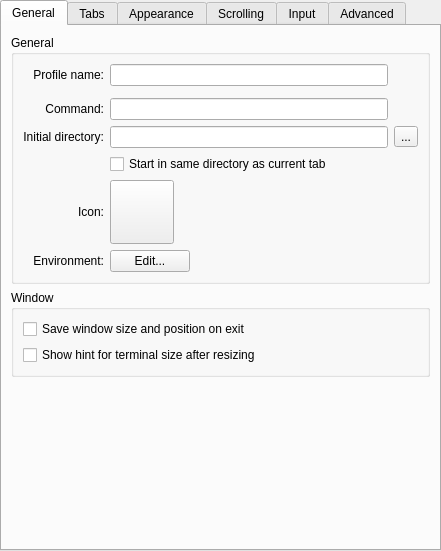
<?xml version="1.0" encoding="UTF-8"?>
<ui version="4.0">
 <class>EditProfileDialog</class>
 <widget class="QWidget" name="EditProfileDialog">
  <property name="geometry">
   <rect>
    <x>0</x>
    <y>0</y>
    <width>441</width>
    <height>551</height>
   </rect>
  </property>
  <layout class="QHBoxLayout">
   <property name="margin">
    <number>0</number>
   </property>
   <item>
    <widget class="QTabWidget" name="tabWidget">
     <property name="sizePolicy">
      <sizepolicy hsizetype="Preferred" vsizetype="Preferred">
       <horstretch>0</horstretch>
       <verstretch>0</verstretch>
      </sizepolicy>
     </property>
     <property name="currentIndex">
      <number>0</number>
     </property>
     <property name="usesScrollButtons">
      <bool>true</bool>
     </property>
     <widget class="QWidget" name="generalTab">
      <attribute name="title">
       <string comment="@title:tab Generic, common options">General</string>
      </attribute>
      <layout class="QVBoxLayout">
       <item>
        <widget class="QGroupBox" name="groupBox_10">
         <property name="title">
          <string comment="@title:group Generic, common options">General</string>
         </property>
         <property name="flat">
          <bool>true</bool>
         </property>
         <layout class="QGridLayout">
          <item row="0" column="0">
           <widget class="QLabel" name="profileNameLabel">
            <property name="text">
             <string>Profile name:</string>
            </property>
            <property name="alignment">
             <set>Qt::AlignRight|Qt::AlignTrailing|Qt::AlignVCenter</set>
            </property>
           </widget>
          </item>
          <item row="0" column="1" colspan="2">
           <widget class="KLineEdit" name="profileNameEdit">
            <property name="toolTip">
             <string>A descriptive name for the profile</string>
            </property>
           </widget>
          </item>
          <item row="1" column="1" colspan="2">
           <widget class="Konsole::WarningBox" name="emptyNameWarningWidget" native="true"/>
          </item>
          <item row="2" column="0">
           <widget class="QLabel" name="label_3">
            <property name="text">
             <string>Command:</string>
            </property>
            <property name="alignment">
             <set>Qt::AlignRight|Qt::AlignTrailing|Qt::AlignVCenter</set>
            </property>
           </widget>
          </item>
          <item row="2" column="1" colspan="2">
           <widget class="KLineEdit" name="commandEdit">
            <property name="toolTip">
             <string>The command to execute when new terminal sessions are created using this profile</string>
            </property>
            <property name="layoutDirection">
             <enum>Qt::LeftToRight</enum>
            </property>
           </widget>
          </item>
          <item row="3" column="0">
           <widget class="QLabel" name="label_9">
            <property name="text">
             <string>Initial directory:</string>
            </property>
            <property name="alignment">
             <set>Qt::AlignRight|Qt::AlignTrailing|Qt::AlignVCenter</set>
            </property>
           </widget>
          </item>
          <item row="3" column="1" colspan="2">
           <widget class="KLineEdit" name="initialDirEdit">
            <property name="toolTip">
             <string>The initial working directory for new terminal sessions using this profile</string>
            </property>
            <property name="layoutDirection">
             <enum>Qt::LeftToRight</enum>
            </property>
           </widget>
          </item>
          <item row="3" column="3">
           <widget class="QToolButton" name="dirSelectButton">
            <property name="toolTip">
             <string>Browse for initial directory</string>
            </property>
            <property name="text">
             <string>...</string>
            </property>
           </widget>
          </item>
          <item row="4" column="1" colspan="2">
           <widget class="QCheckBox" name="startInSameDirButton">
            <property name="text">
             <string>Start in same directory as current tab</string>
            </property>
           </widget>
          </item>
          <item row="5" column="0">
           <widget class="QLabel" name="label_10">
            <property name="text">
             <string>Icon:</string>
            </property>
            <property name="alignment">
             <set>Qt::AlignRight|Qt::AlignTrailing|Qt::AlignVCenter</set>
            </property>
           </widget>
          </item>
          <item row="5" column="1">
           <widget class="QPushButton" name="iconSelectButton">
            <property name="sizePolicy">
             <sizepolicy hsizetype="Fixed" vsizetype="Fixed">
              <horstretch>0</horstretch>
              <verstretch>0</verstretch>
             </sizepolicy>
            </property>
            <property name="minimumSize">
             <size>
              <width>64</width>
              <height>64</height>
             </size>
            </property>
            <property name="baseSize">
             <size>
              <width>0</width>
              <height>0</height>
             </size>
            </property>
            <property name="toolTip">
             <string>Select the icon displayed on tabs using this profile</string>
            </property>
            <property name="text">
             <string/>
            </property>
            <property name="iconSize">
             <size>
              <width>48</width>
              <height>48</height>
             </size>
            </property>
           </widget>
          </item>
          <item row="5" column="2">
           <spacer>
            <property name="orientation">
             <enum>Qt::Horizontal</enum>
            </property>
            <property name="sizeHint" stdset="0">
             <size>
              <width>20</width>
              <height>20</height>
             </size>
            </property>
           </spacer>
          </item>
          <item row="6" column="0">
           <widget class="QLabel" name="environmentLabel">
            <property name="text">
             <string>Environment:</string>
            </property>
            <property name="alignment">
             <set>Qt::AlignRight|Qt::AlignTrailing|Qt::AlignVCenter</set>
            </property>
           </widget>
          </item>
          <item row="6" column="1">
           <widget class="QPushButton" name="environmentEditButton">
            <property name="toolTip">
             <string>Edit the list of environment variables and associated values</string>
            </property>
            <property name="text">
             <string>Edit...</string>
            </property>
           </widget>
          </item>
         </layout>
        </widget>
       </item>
       <item>
        <widget class="QGroupBox" name="groupBox_12">
         <property name="title">
          <string>Window</string>
         </property>
         <property name="flat">
          <bool>true</bool>
         </property>
         <layout class="QVBoxLayout">
          <item>
           <widget class="QCheckBox" name="saveGeometryOnExitButton">
            <property name="sizePolicy">
             <sizepolicy hsizetype="Expanding" vsizetype="Fixed">
              <horstretch>0</horstretch>
              <verstretch>0</verstretch>
             </sizepolicy>
            </property>
            <property name="toolTip">
             <string>Set the window size and position for this profile when exiting</string>
            </property>
            <property name="text">
             <string>Save window size and position on exit</string>
            </property>
           </widget>
          </item>
          <item>
           <widget class="QCheckBox" name="showTerminalSizeHintButton">
            <property name="toolTip">
             <string>Show terminal size in columns and lines in the center of window after resizing</string>
            </property>
            <property name="text">
             <string>Show hint for terminal size after resizing</string>
            </property>
           </widget>
          </item>
         </layout>
        </widget>
       </item>
       <item>
        <spacer>
         <property name="orientation">
          <enum>Qt::Vertical</enum>
         </property>
         <property name="sizeHint" stdset="0">
          <size>
           <width>20</width>
           <height>20</height>
          </size>
         </property>
        </spacer>
       </item>
      </layout>
     </widget>
     <widget class="QWidget" name="tabsTab">
      <attribute name="title">
       <string>Tabs</string>
      </attribute>
      <layout class="QVBoxLayout">
       <item>
        <widget class="QGroupBox" name="groupBox_5">
         <property name="title">
          <string>Tab Titles</string>
         </property>
         <property name="flat">
          <bool>true</bool>
         </property>
         <layout class="QGridLayout">
          <item row="0" column="0">
           <widget class="QLabel" name="label">
            <property name="text">
             <string>Tab title format:</string>
            </property>
            <property name="alignment">
             <set>Qt::AlignRight|Qt::AlignTrailing|Qt::AlignVCenter</set>
            </property>
           </widget>
          </item>
          <item row="0" column="1">
           <widget class="KLineEdit" name="tabTitleEdit">
            <property name="toolTip">
             <string>Normal tab title format</string>
            </property>
           </widget>
          </item>
          <item row="0" column="2">
           <widget class="QPushButton" name="tabTitleEditButton">
            <property name="toolTip">
             <string>Edit normal tab title format</string>
            </property>
            <property name="text">
             <string>Insert</string>
            </property>
           </widget>
          </item>
          <item row="1" column="0">
           <widget class="QLabel" name="label_2">
            <property name="text">
             <string>Remote tab title format:</string>
            </property>
            <property name="alignment">
             <set>Qt::AlignRight|Qt::AlignTrailing|Qt::AlignVCenter</set>
            </property>
           </widget>
          </item>
          <item row="1" column="1">
           <widget class="KLineEdit" name="remoteTabTitleEdit">
            <property name="toolTip">
             <string>Tab title format used when a remote command (e.g. connection to another computer via SSH) is being executed</string>
            </property>
           </widget>
          </item>
          <item row="1" column="2">
           <widget class="QPushButton" name="remoteTabTitleEditButton">
            <property name="toolTip">
             <string>Edit tab title format used when executing remote commands</string>
            </property>
            <property name="text">
             <string>Insert</string>
            </property>
           </widget>
          </item>
         </layout>
        </widget>
       </item>
       <item>
        <widget class="QGroupBox" name="groupBox_2">
         <property name="title">
          <string>Tab Bar</string>
         </property>
         <property name="flat">
          <bool>true</bool>
         </property>
         <layout class="QGridLayout">
          <item row="1" column="0">
           <widget class="QLabel" name="label_12">
            <property name="text">
             <string>Tab bar display:</string>
            </property>
            <property name="alignment">
             <set>Qt::AlignRight|Qt::AlignTrailing|Qt::AlignVCenter</set>
            </property>
           </widget>
          </item>
          <item row="1" column="1">
           <widget class="KComboBox" name="tabBarVisibilityCombo">
            <property name="sizePolicy">
             <sizepolicy hsizetype="Preferred" vsizetype="Fixed">
              <horstretch>1</horstretch>
              <verstretch>0</verstretch>
             </sizepolicy>
            </property>
            <property name="toolTip">
             <string/>
            </property>
           </widget>
          </item>
          <item row="2" column="0">
           <widget class="QLabel" name="label_13">
            <property name="text">
             <string>Tab bar position:</string>
            </property>
            <property name="alignment">
             <set>Qt::AlignRight|Qt::AlignTrailing|Qt::AlignVCenter</set>
            </property>
           </widget>
          </item>
          <item row="2" column="1">
           <widget class="KComboBox" name="tabBarPositionCombo">
            <property name="sizePolicy">
             <sizepolicy hsizetype="Preferred" vsizetype="Fixed">
              <horstretch>1</horstretch>
              <verstretch>0</verstretch>
             </sizepolicy>
            </property>
           </widget>
          </item>
          <item row="3" column="0">
           <widget class="QLabel" name="label_16">
            <property name="text">
             <string>New tab behavior:</string>
            </property>
            <property name="alignment">
             <set>Qt::AlignRight|Qt::AlignTrailing|Qt::AlignVCenter</set>
            </property>
           </widget>
          </item>
          <item row="3" column="1">
           <widget class="KComboBox" name="newTabBehaviorCombo">
            <property name="sizePolicy">
             <sizepolicy hsizetype="Preferred" vsizetype="Fixed">
              <horstretch>1</horstretch>
              <verstretch>0</verstretch>
             </sizepolicy>
            </property>
           </widget>
          </item>
          <item row="4" column="0" colspan="2">
           <widget class="QCheckBox" name="newTabButton">
            <property name="text">
             <string>Show 'New Tab' and 'Close Tab' buttons in tab bar</string>
            </property>
           </widget>
          </item>
         </layout>
        </widget>
       </item>
       <item>
        <widget class="QGroupBox" name="groupBox_13">
         <property name="title">
          <string>Tab Monitoring</string>
         </property>
         <property name="flat">
          <bool>true</bool>
         </property>
         <layout class="QGridLayout">
          <item row="0" column="0">
           <widget class="QLabel" name="silenceSecondsLabel">
            <property name="text">
             <string>Seconds to detect silence:</string>
            </property>
            <property name="alignment">
             <set>Qt::AlignRight|Qt::AlignTrailing|Qt::AlignVCenter</set>
            </property>
           </widget>
          </item>
          <item row="0" column="1">
           <widget class="KIntSpinBox" name="silenceSecondsSpinner">
            <property name="toolTip">
             <string>The threshold of detected silence in seconds</string>
            </property>
            <property name="minimum">
             <number>1</number>
            </property>
            <property name="maximum">
             <number>3600</number>
            </property>
           </widget>
          </item>
          <item row="0" column="2">
           <spacer name="horizontalSpacer_3">
            <property name="orientation">
             <enum>Qt::Horizontal</enum>
            </property>
            <property name="sizeHint" stdset="0">
             <size>
              <width>20</width>
              <height>20</height>
             </size>
            </property>
           </spacer>
          </item>
         </layout>
        </widget>
       </item>
       <item>
        <spacer>
         <property name="orientation">
          <enum>Qt::Vertical</enum>
         </property>
         <property name="sizeHint" stdset="0">
          <size>
           <width>20</width>
           <height>10</height>
          </size>
         </property>
        </spacer>
       </item>
      </layout>
     </widget>
     <widget class="QWidget" name="appearanceTab">
      <attribute name="title">
       <string>Appearance</string>
      </attribute>
      <layout class="QVBoxLayout">
       <item>
        <widget class="QGroupBox" name="groupBox">
         <property name="sizePolicy">
          <sizepolicy hsizetype="Preferred" vsizetype="Preferred">
           <horstretch>0</horstretch>
           <verstretch>1</verstretch>
          </sizepolicy>
         </property>
         <property name="title">
          <string>Color Scheme &amp;&amp; Background</string>
         </property>
         <property name="flat">
          <bool>true</bool>
         </property>
         <layout class="QGridLayout">
          <item row="0" column="0" rowspan="5">
           <widget class="QListView" name="colorSchemeList">
            <property name="verticalScrollMode">
             <enum>QAbstractItemView::ScrollPerPixel</enum>
            </property>
           </widget>
          </item>
          <item row="0" column="1">
           <widget class="QPushButton" name="newColorSchemeButton">
            <property name="toolTip">
             <string>Create a new color scheme based upon the selected scheme</string>
            </property>
            <property name="text">
             <string comment="@action:button Create an alternate color scheme">New...</string>
            </property>
           </widget>
          </item>
          <item row="1" column="1">
           <widget class="QPushButton" name="editColorSchemeButton">
            <property name="toolTip">
             <string>Edit the selected color scheme</string>
            </property>
            <property name="text">
             <string>Edit...</string>
            </property>
           </widget>
          </item>
          <item row="2" column="1">
           <widget class="QPushButton" name="removeColorSchemeButton">
            <property name="toolTip">
             <string>Delete the selected color scheme</string>
            </property>
            <property name="text">
             <string>Remove</string>
            </property>
           </widget>
          </item>
          <item row="3" column="1" rowspan="2">
           <spacer>
            <property name="orientation">
             <enum>Qt::Vertical</enum>
            </property>
            <property name="sizeHint" stdset="0">
             <size>
              <width>20</width>
              <height>20</height>
             </size>
            </property>
           </spacer>
          </item>
          <item row="5" column="0">
           <widget class="Konsole::WarningBox" name="transparencyWarningWidget" native="true"/>
          </item>
         </layout>
        </widget>
       </item>
       <item>
        <widget class="QGroupBox" name="groupBox_3">
         <property name="title">
          <string>Font</string>
         </property>
         <property name="flat">
          <bool>true</bool>
         </property>
         <layout class="QVBoxLayout">
          <item>
           <layout class="QHBoxLayout">
            <item>
             <widget class="QLabel" name="label_7">
              <property name="text">
               <string>Preview:</string>
              </property>
             </widget>
            </item>
            <item>
             <widget class="QLabel" name="fontPreviewLabel">
              <property name="sizePolicy">
               <sizepolicy hsizetype="Preferred" vsizetype="Preferred">
                <horstretch>1</horstretch>
                <verstretch>0</verstretch>
               </sizepolicy>
              </property>
              <property name="text">
               <string comment="KDE::DoNotExtract">FONT PREVIEW TEXT</string>
              </property>
             </widget>
            </item>
           </layout>
          </item>
          <item>
           <layout class="QHBoxLayout">
            <item>
             <widget class="QLabel" name="label_4">
              <property name="text">
               <string>Text size:</string>
              </property>
              <property name="alignment">
               <set>Qt::AlignRight|Qt::AlignTrailing|Qt::AlignVCenter</set>
              </property>
             </widget>
            </item>
            <item>
             <widget class="QLabel" name="label_5">
              <property name="text">
               <string comment="@item:inrange Minimum Size">Small</string>
              </property>
             </widget>
            </item>
            <item>
             <widget class="QSlider" name="fontSizeSlider">
              <property name="toolTip">
               <string>Adjust the font size used in this profile</string>
              </property>
              <property name="minimum">
               <number>9</number>
              </property>
              <property name="maximum">
               <number>20</number>
              </property>
              <property name="orientation">
               <enum>Qt::Horizontal</enum>
              </property>
             </widget>
            </item>
            <item>
             <widget class="QLabel" name="label_6">
              <property name="text">
               <string comment="@item:inrange Maximum Size">Large</string>
              </property>
             </widget>
            </item>
            <item>
             <widget class="QPushButton" name="editFontButton">
              <property name="toolTip">
               <string>Change the font used in this profile</string>
              </property>
              <property name="text">
               <string>Edit Font...</string>
              </property>
             </widget>
            </item>
           </layout>
          </item>
          <item>
           <widget class="QCheckBox" name="antialiasTextButton">
            <property name="text">
             <string>Smooth fonts</string>
            </property>
           </widget>
          </item>
          <item>
           <widget class="QCheckBox" name="boldIntenseButton">
            <property name="text">
             <string>Draw intense colors in bold font</string>
            </property>
           </widget>
          </item>
         </layout>
        </widget>
       </item>
      </layout>
     </widget>
     <widget class="QWidget" name="scrollingTab">
      <attribute name="title">
       <string>Scrolling</string>
      </attribute>
      <layout class="QVBoxLayout">
       <item>
        <widget class="QGroupBox" name="groupBox_6">
         <property name="title">
          <string>Scrolling</string>
         </property>
         <property name="flat">
          <bool>true</bool>
         </property>
         <layout class="QVBoxLayout">
          <item>
           <widget class="QRadioButton" name="disableScrollbackButton">
            <property name="sizePolicy">
             <sizepolicy hsizetype="Preferred" vsizetype="Fixed">
              <horstretch>0</horstretch>
              <verstretch>0</verstretch>
             </sizepolicy>
            </property>
            <property name="toolTip">
             <string>Disable scroll bar and do not remember previous output</string>
            </property>
            <property name="text">
             <string>Disable scrollback</string>
            </property>
           </widget>
          </item>
          <item>
           <layout class="QHBoxLayout">
            <item>
             <widget class="QRadioButton" name="fixedScrollbackButton">
              <property name="sizePolicy">
               <sizepolicy hsizetype="Preferred" vsizetype="Fixed">
                <horstretch>0</horstretch>
                <verstretch>0</verstretch>
               </sizepolicy>
              </property>
              <property name="toolTip">
               <string>Limit the remembered output to a fixed number of lines</string>
              </property>
              <property name="text">
               <string>Fixed number of lines: </string>
              </property>
             </widget>
            </item>
            <item>
             <widget class="KIntSpinBox" name="scrollBackLinesSpinner">
              <property name="toolTip">
               <string>Number of lines of output to remember</string>
              </property>
              <property name="minimum">
               <number>1</number>
              </property>
              <property name="maximum">
               <number>100000</number>
              </property>
             </widget>
            </item>
            <item>
             <spacer>
              <property name="orientation">
               <enum>Qt::Horizontal</enum>
              </property>
              <property name="sizeHint" stdset="0">
               <size>
                <width>20</width>
                <height>20</height>
               </size>
              </property>
             </spacer>
            </item>
           </layout>
          </item>
          <item>
           <widget class="QRadioButton" name="unlimitedScrollbackButton">
            <property name="sizePolicy">
             <sizepolicy hsizetype="Preferred" vsizetype="Fixed">
              <horstretch>0</horstretch>
              <verstretch>0</verstretch>
             </sizepolicy>
            </property>
            <property name="toolTip">
             <string>Remember all output produced by the terminal</string>
            </property>
            <property name="text">
             <string>Unlimited scrollback</string>
            </property>
           </widget>
          </item>
         </layout>
        </widget>
       </item>
       <item>
        <widget class="QGroupBox" name="groupBox_7">
         <property name="title">
          <string>Scroll Bar</string>
         </property>
         <property name="flat">
          <bool>true</bool>
         </property>
         <layout class="QVBoxLayout">
          <item>
           <widget class="QRadioButton" name="scrollBarLeftButton">
            <property name="sizePolicy">
             <sizepolicy hsizetype="Preferred" vsizetype="Fixed">
              <horstretch>0</horstretch>
              <verstretch>0</verstretch>
             </sizepolicy>
            </property>
            <property name="toolTip">
             <string>Show the scroll bar on the left side of the terminal window</string>
            </property>
            <property name="text">
             <string>Show on left side</string>
            </property>
           </widget>
          </item>
          <item>
           <widget class="QRadioButton" name="scrollBarRightButton">
            <property name="sizePolicy">
             <sizepolicy hsizetype="Preferred" vsizetype="Fixed">
              <horstretch>0</horstretch>
              <verstretch>0</verstretch>
             </sizepolicy>
            </property>
            <property name="toolTip">
             <string>Show the scroll bar on the right side of the terminal window</string>
            </property>
            <property name="text">
             <string>Show on right side</string>
            </property>
           </widget>
          </item>
          <item>
           <widget class="QRadioButton" name="scrollBarHiddenButton">
            <property name="sizePolicy">
             <sizepolicy hsizetype="Preferred" vsizetype="Fixed">
              <horstretch>0</horstretch>
              <verstretch>0</verstretch>
             </sizepolicy>
            </property>
            <property name="toolTip">
             <string>Hide the scroll bar</string>
            </property>
            <property name="text">
             <string comment="@option:radio Conceal the scroll bar">Hidden</string>
            </property>
           </widget>
          </item>
         </layout>
        </widget>
       </item>
       <item>
        <spacer>
         <property name="orientation">
          <enum>Qt::Vertical</enum>
         </property>
         <property name="sizeHint" stdset="0">
          <size>
           <width>20</width>
           <height>20</height>
          </size>
         </property>
        </spacer>
       </item>
      </layout>
     </widget>
     <widget class="QWidget" name="keyboardTab">
      <attribute name="title">
       <string>Input</string>
      </attribute>
      <layout class="QVBoxLayout">
       <item>
        <widget class="QGroupBox" name="keyBindingsGroup">
         <property name="title">
          <string>Key Bindings</string>
         </property>
         <property name="flat">
          <bool>true</bool>
         </property>
         <layout class="QGridLayout">
          <item row="0" column="0" colspan="2">
           <widget class="QLabel" name="label_15">
            <property name="text">
             <string>Key bindings control how combinations of key presses in the terminal window are converted into the stream of characters which is sent to the current terminal program.</string>
            </property>
            <property name="wordWrap">
             <bool>true</bool>
            </property>
           </widget>
          </item>
          <item row="1" column="0" rowspan="5">
           <widget class="QListView" name="keyBindingList">
            <property name="iconSize">
             <size>
              <width>32</width>
              <height>32</height>
             </size>
            </property>
           </widget>
          </item>
          <item row="1" column="1">
           <widget class="QPushButton" name="newKeyBindingsButton">
            <property name="toolTip">
             <string>Create a new key bindings list based upon the selected bindings</string>
            </property>
            <property name="text">
             <string comment="@action:button Create an alternate key binding">New...</string>
            </property>
           </widget>
          </item>
          <item row="2" column="1">
           <widget class="QPushButton" name="editKeyBindingsButton">
            <property name="toolTip">
             <string>Edit the selected key bindings list</string>
            </property>
            <property name="text">
             <string>Edit...</string>
            </property>
           </widget>
          </item>
          <item row="3" column="1">
           <widget class="QPushButton" name="removeKeyBindingsButton">
            <property name="toolTip">
             <string>Delete the selected key bindings list</string>
            </property>
            <property name="text">
             <string>Remove</string>
            </property>
           </widget>
          </item>
          <item row="5" column="1">
           <spacer>
            <property name="orientation">
             <enum>Qt::Vertical</enum>
            </property>
            <property name="sizeHint" stdset="0">
             <size>
              <width>20</width>
              <height>20</height>
             </size>
            </property>
           </spacer>
          </item>
         </layout>
        </widget>
       </item>
      </layout>
     </widget>
     <widget class="QWidget" name="advancedTab">
      <attribute name="title">
       <string comment="@title:tab Complex options">Advanced</string>
      </attribute>
      <layout class="QVBoxLayout">
       <item>
        <widget class="QGroupBox" name="groupBox_4">
         <property name="title">
          <string>Terminal Features</string>
         </property>
         <property name="flat">
          <bool>true</bool>
         </property>
         <layout class="QVBoxLayout">
          <item>
           <widget class="QCheckBox" name="enableBlinkingTextButton">
            <property name="sizePolicy">
             <sizepolicy hsizetype="Preferred" vsizetype="Fixed">
              <horstretch>0</horstretch>
              <verstretch>0</verstretch>
             </sizepolicy>
            </property>
            <property name="toolTip">
             <string>Allow terminal programs to create blinking sections of text</string>
            </property>
            <property name="text">
             <string>Allow blinking text</string>
            </property>
           </widget>
          </item>
          <item>
           <widget class="QCheckBox" name="enableFlowControlButton">
            <property name="sizePolicy">
             <sizepolicy hsizetype="Preferred" vsizetype="Fixed">
              <horstretch>0</horstretch>
              <verstretch>0</verstretch>
             </sizepolicy>
            </property>
            <property name="toolTip">
             <string>Allow the output to be suspended by pressing Ctrl+S</string>
            </property>
            <property name="text">
             <string>Enable flow control using Ctrl+S, Ctrl+Q</string>
            </property>
           </widget>
          </item>
          <item>
           <widget class="QCheckBox" name="enableResizeWindowButton">
            <property name="sizePolicy">
             <sizepolicy hsizetype="Preferred" vsizetype="Fixed">
              <horstretch>0</horstretch>
              <verstretch>0</verstretch>
             </sizepolicy>
            </property>
            <property name="toolTip">
             <string>Allow terminal programs to resize the window</string>
            </property>
            <property name="text">
             <string>Allow programs to resize terminal window</string>
            </property>
           </widget>
          </item>
          <item>
           <widget class="QCheckBox" name="enableBidiRenderingButton">
            <property name="sizePolicy">
             <sizepolicy hsizetype="Preferred" vsizetype="Fixed">
              <horstretch>0</horstretch>
              <verstretch>0</verstretch>
             </sizepolicy>
            </property>
            <property name="toolTip">
             <string>Enable Bi-Directional display on terminals (valid for Arabic, Farsi or Hebrew only)</string>
            </property>
            <property name="text">
             <string>Enable Bi-Directional text rendering</string>
            </property>
           </widget>
          </item>
         </layout>
        </widget>
       </item>
       <item>
        <widget class="QGroupBox" name="groupBox_9">
         <property name="title">
          <string>Mouse Interaction</string>
         </property>
         <property name="flat">
          <bool>true</bool>
         </property>
         <layout class="QVBoxLayout">
          <item>
           <layout class="QHBoxLayout">
            <item>
             <widget class="QLabel" name="label_11">
              <property name="text">
               <string>Characters considered part of a word when double clicking: </string>
              </property>
              <property name="alignment">
               <set>Qt::AlignRight|Qt::AlignTrailing|Qt::AlignVCenter</set>
              </property>
              <property name="wordWrap">
               <bool>true</bool>
              </property>
             </widget>
            </item>
            <item>
             <widget class="KLineEdit" name="wordCharacterEdit">
              <property name="toolTip">
               <string>Characters which are considered part of a word when double-clicking to select whole words in the terminal</string>
              </property>
             </widget>
            </item>
           </layout>
          </item>
          <item>
           <layout class="QHBoxLayout">
            <item>
             <widget class="QLabel" name="label_17">
              <property name="text">
               <string>Triple-click select: </string>
              </property>
             </widget>
            </item>
            <item>
             <widget class="KComboBox" name="tripleClickModeCombo">
              <property name="toolTip">
               <string>Which part of current line should be selected with triple click .</string>
              </property>
              <item>
               <property name="text">
                <string>The whole current line</string>
               </property>
              </item>
              <item>
               <property name="text">
                <string>From mouse position to the end of line</string>
               </property>
              </item>
             </widget>
            </item>
            <item>
             <spacer name="horizontalSpacer">
              <property name="orientation">
               <enum>Qt::Horizontal</enum>
              </property>
              <property name="sizeHint" stdset="0">
               <size>
                <width>0</width>
                <height>0</height>
               </size>
              </property>
             </spacer>
            </item>
           </layout>
          </item>
          <item>
           <widget class="QCheckBox" name="underlineLinksButton">
            <property name="toolTip">
             <string>Text recognized as a link or an email address will be underlined when hovered by the mouse pointer.</string>
            </property>
            <property name="text">
             <string>Underline links</string>
            </property>
           </widget>
          </item>
         </layout>
        </widget>
       </item>
       <item>
        <widget class="QGroupBox" name="groupBox_8">
         <property name="title">
          <string>Cursor</string>
         </property>
         <property name="flat">
          <bool>true</bool>
         </property>
         <layout class="QVBoxLayout">
          <item>
           <widget class="QCheckBox" name="enableBlinkingCursorButton">
            <property name="sizePolicy">
             <sizepolicy hsizetype="Preferred" vsizetype="Fixed">
              <horstretch>0</horstretch>
              <verstretch>0</verstretch>
             </sizepolicy>
            </property>
            <property name="toolTip">
             <string>Make the cursor blink regularly</string>
            </property>
            <property name="text">
             <string>Blinking cursor</string>
            </property>
           </widget>
          </item>
          <item>
           <layout class="QHBoxLayout">
            <item>
             <widget class="QLabel" name="label_8">
              <property name="text">
               <string>Cursor shape:</string>
              </property>
             </widget>
            </item>
            <item>
             <widget class="KComboBox" name="cursorShapeCombo">
              <property name="toolTip">
               <string>Change the shape of the cursor</string>
              </property>
              <item>
               <property name="text">
                <string comment="The shape of the cursor">Block</string>
               </property>
              </item>
              <item>
               <property name="text">
                <string comment="The shape of the cursor, similar to a capital I">I-Beam</string>
               </property>
              </item>
              <item>
               <property name="text">
                <string comment="The shape of the cursor">Underline</string>
               </property>
              </item>
             </widget>
            </item>
            <item>
             <spacer name="horizontalSpacer_1">
              <property name="orientation">
               <enum>Qt::Horizontal</enum>
              </property>
              <property name="sizeHint" stdset="0">
               <size>
                <width>40</width>
                <height>20</height>
               </size>
              </property>
             </spacer>
            </item>
           </layout>
          </item>
          <item>
           <widget class="QRadioButton" name="autoCursorColorButton">
            <property name="sizePolicy">
             <sizepolicy hsizetype="Preferred" vsizetype="Fixed">
              <horstretch>0</horstretch>
              <verstretch>0</verstretch>
             </sizepolicy>
            </property>
            <property name="toolTip">
             <string>Set the cursor to match the color of the character underneath it.</string>
            </property>
            <property name="text">
             <string>Set cursor color to match current character</string>
            </property>
           </widget>
          </item>
          <item>
           <layout class="QHBoxLayout">
            <item>
             <widget class="QRadioButton" name="customCursorColorButton">
              <property name="sizePolicy">
               <sizepolicy hsizetype="Preferred" vsizetype="Fixed">
                <horstretch>0</horstretch>
                <verstretch>0</verstretch>
               </sizepolicy>
              </property>
              <property name="toolTip">
               <string>Use a custom, fixed color for the cursor</string>
              </property>
              <property name="text">
               <string>Custom cursor color:</string>
              </property>
             </widget>
            </item>
            <item>
             <widget class="KColorButton" name="customColorSelectButton">
              <property name="sizePolicy">
               <sizepolicy hsizetype="Preferred" vsizetype="Fixed">
                <horstretch>0</horstretch>
                <verstretch>0</verstretch>
               </sizepolicy>
              </property>
              <property name="toolTip">
               <string>Select the color used to draw the cursor</string>
              </property>
              <property name="text">
               <string/>
              </property>
             </widget>
            </item>
            <item>
             <spacer name="horizontalSpacer_2">
              <property name="orientation">
               <enum>Qt::Horizontal</enum>
              </property>
              <property name="sizeHint" stdset="0">
               <size>
                <width>40</width>
                <height>20</height>
               </size>
              </property>
             </spacer>
            </item>
           </layout>
          </item>
         </layout>
        </widget>
       </item>
       <item>
        <widget class="QGroupBox" name="groupBox_11">
         <property name="title">
          <string>Encoding</string>
         </property>
         <property name="flat">
          <bool>true</bool>
         </property>
         <layout class="QHBoxLayout">
          <item>
           <widget class="QLabel" name="label_14">
            <property name="text">
             <string>Default character encoding:</string>
            </property>
           </widget>
          </item>
          <item>
           <widget class="QLabel" name="characterEncodingLabel">
            <property name="sizePolicy">
             <sizepolicy hsizetype="Preferred" vsizetype="Preferred">
              <horstretch>0</horstretch>
              <verstretch>0</verstretch>
             </sizepolicy>
            </property>
            <property name="text">
             <string comment="KDE::DoNotExtract">DEFAULTENCODING</string>
            </property>
           </widget>
          </item>
          <item>
           <widget class="QPushButton" name="selectEncodingButton">
            <property name="text">
             <string comment="@action:button Pick an encoding">Select</string>
            </property>
           </widget>
          </item>
         </layout>
        </widget>
       </item>
       <item>
        <spacer>
         <property name="orientation">
          <enum>Qt::Vertical</enum>
         </property>
         <property name="sizeHint" stdset="0">
          <size>
           <width>20</width>
           <height>20</height>
          </size>
         </property>
        </spacer>
       </item>
      </layout>
     </widget>
    </widget>
   </item>
  </layout>
 </widget>
 <customwidgets>
  <customwidget>
   <class>KColorButton</class>
   <extends>QPushButton</extends>
   <header>kcolorbutton.h</header>
  </customwidget>
  <customwidget>
   <class>KComboBox</class>
   <extends>QComboBox</extends>
   <header>kcombobox.h</header>
  </customwidget>
  <customwidget>
   <class>KLineEdit</class>
   <extends>QLineEdit</extends>
   <header>klineedit.h</header>
  </customwidget>
  <customwidget>
   <class>KIntSpinBox</class>
   <extends>QSpinBox</extends>
   <header>knuminput.h</header>
  </customwidget>
  <customwidget>
   <class>Konsole::WarningBox</class>
   <extends>QWidget</extends>
   <header>WarningBox.h</header>
   <container>1</container>
  </customwidget>
 </customwidgets>
 <resources/>
 <connections/>
</ui>
